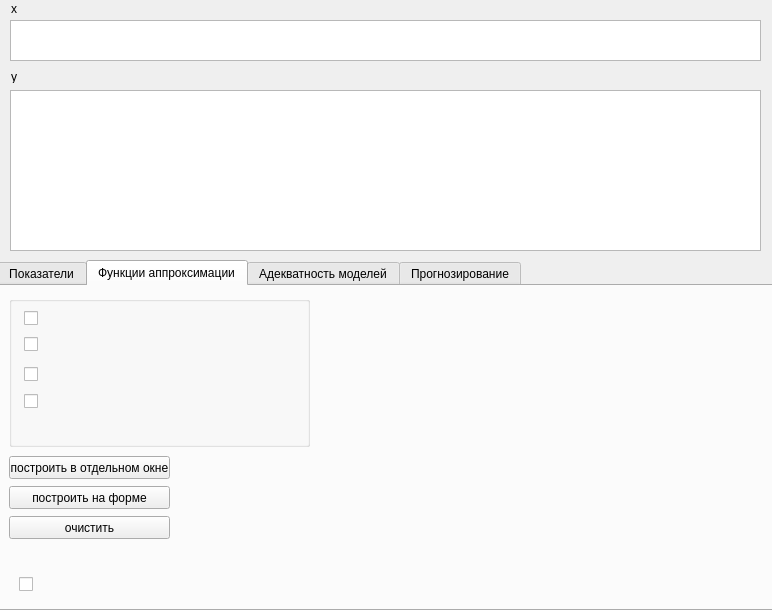
<?xml version="1.0" encoding="UTF-8"?>
<ui version="4.0">
 <class>mainwindow</class>
 <widget class="QMainWindow" name="mainwindow">
  <property name="windowModality">
   <enum>Qt::ApplicationModal</enum>
  </property>
  <property name="enabled">
   <bool>true</bool>
  </property>
  <property name="geometry">
   <rect>
    <x>0</x>
    <y>0</y>
    <width>772</width>
    <height>610</height>
   </rect>
  </property>
  <property name="sizePolicy">
   <sizepolicy hsizetype="Fixed" vsizetype="Fixed">
    <horstretch>0</horstretch>
    <verstretch>0</verstretch>
   </sizepolicy>
  </property>
  <property name="windowTitle">
   <string>Прогнозирование локальных показателей</string>
  </property>
  <property name="windowIcon">
   <iconset>
    <normaloff>icon.png</normaloff>icon.png</iconset>
  </property>
  <widget class="QWidget" name="centralwidget">
   <widget class="QTabWidget" name="tabwidget">
    <property name="enabled">
     <bool>true</bool>
    </property>
    <property name="geometry">
     <rect>
      <x>-3</x>
      <y>260</y>
      <width>781</width>
      <height>351</height>
     </rect>
    </property>
    <property name="sizePolicy">
     <sizepolicy hsizetype="Preferred" vsizetype="Preferred">
      <horstretch>0</horstretch>
      <verstretch>0</verstretch>
     </sizepolicy>
    </property>
    <property name="autoFillBackground">
     <bool>false</bool>
    </property>
    <property name="tabPosition">
     <enum>QTabWidget::North</enum>
    </property>
    <property name="tabShape">
     <enum>QTabWidget::Rounded</enum>
    </property>
    <property name="currentIndex">
     <number>1</number>
    </property>
    <property name="elideMode">
     <enum>Qt::ElideNone</enum>
    </property>
    <property name="movable">
     <bool>false</bool>
    </property>
    <widget class="QWidget" name="tab_a">
     <property name="focusPolicy">
      <enum>Qt::TabFocus</enum>
     </property>
     <attribute name="title">
      <string>Показатели</string>
     </attribute>
     <widget class="QTableView" name="tableview">
      <property name="geometry">
       <rect>
        <x>10</x>
        <y>70</y>
        <width>751</width>
        <height>241</height>
       </rect>
      </property>
      <attribute name="horizontalHeaderVisible">
       <bool>false</bool>
      </attribute>
      <attribute name="verticalHeaderVisible">
       <bool>false</bool>
      </attribute>
     </widget>
     <widget class="QLineEdit" name="textbox_file">
      <property name="geometry">
       <rect>
        <x>11</x>
        <y>12</y>
        <width>661</width>
        <height>20</height>
       </rect>
      </property>
     </widget>
     <widget class="QPushButton" name="button_open">
      <property name="geometry">
       <rect>
        <x>690</x>
        <y>10</y>
        <width>71</width>
        <height>23</height>
       </rect>
      </property>
      <property name="layoutDirection">
       <enum>Qt::LeftToRight</enum>
      </property>
      <property name="text">
       <string>...</string>
      </property>
      <property name="autoDefault">
       <bool>false</bool>
      </property>
      <property name="default">
       <bool>false</bool>
      </property>
      <property name="flat">
       <bool>false</bool>
      </property>
     </widget>
     <widget class="QPushButton" name="button_x">
      <property name="geometry">
       <rect>
        <x>10</x>
        <y>40</y>
        <width>71</width>
        <height>23</height>
       </rect>
      </property>
      <property name="text">
       <string>x</string>
      </property>
     </widget>
     <widget class="QPushButton" name="button_y">
      <property name="geometry">
       <rect>
        <x>100</x>
        <y>40</y>
        <width>71</width>
        <height>23</height>
       </rect>
      </property>
      <property name="text">
       <string>y</string>
      </property>
     </widget>
    </widget>
    <widget class="QWidget" name="tab_b">
     <attribute name="title">
      <string>Функции аппроксимации</string>
     </attribute>
     <widget class="QGroupBox" name="groupbox">
      <property name="geometry">
       <rect>
        <x>10</x>
        <y>10</y>
        <width>301</width>
        <height>151</height>
       </rect>
      </property>
      <property name="title">
       <string/>
      </property>
      <widget class="QLabel" name="label_1">
       <property name="geometry">
        <rect>
         <x>40</x>
         <y>8</y>
         <width>91</width>
         <height>21</height>
        </rect>
       </property>
       <property name="text">
        <string/>
       </property>
       <property name="pixmap">
        <pixmap>f1.PNG</pixmap>
       </property>
      </widget>
      <widget class="QLabel" name="label_2">
       <property name="geometry">
        <rect>
         <x>40</x>
         <y>30</y>
         <width>101</width>
         <height>31</height>
        </rect>
       </property>
       <property name="text">
        <string/>
       </property>
       <property name="pixmap">
        <pixmap>f4.PNG</pixmap>
       </property>
      </widget>
      <widget class="QLabel" name="label_3">
       <property name="geometry">
        <rect>
         <x>40</x>
         <y>60</y>
         <width>261</width>
         <height>31</height>
        </rect>
       </property>
       <property name="text">
        <string/>
       </property>
       <property name="pixmap">
        <pixmap>f3.PNG</pixmap>
       </property>
      </widget>
      <widget class="QCheckBox" name="checkbox_1">
       <property name="enabled">
        <bool>true</bool>
       </property>
       <property name="geometry">
        <rect>
         <x>15</x>
         <y>14</y>
         <width>21</width>
         <height>17</height>
        </rect>
       </property>
       <property name="text">
        <string/>
       </property>
       <property name="checked">
        <bool>false</bool>
       </property>
      </widget>
      <widget class="QCheckBox" name="checkbox_2">
       <property name="geometry">
        <rect>
         <x>15</x>
         <y>40</y>
         <width>21</width>
         <height>17</height>
        </rect>
       </property>
       <property name="text">
        <string/>
       </property>
      </widget>
      <widget class="QCheckBox" name="checkbox_3">
       <property name="geometry">
        <rect>
         <x>15</x>
         <y>70</y>
         <width>21</width>
         <height>16</height>
        </rect>
       </property>
       <property name="text">
        <string/>
       </property>
      </widget>
      <widget class="QCheckBox" name="checkbox_4">
       <property name="geometry">
        <rect>
         <x>15</x>
         <y>97</y>
         <width>21</width>
         <height>16</height>
        </rect>
       </property>
       <property name="text">
        <string/>
       </property>
      </widget>
      <widget class="QLabel" name="label_5">
       <property name="geometry">
        <rect>
         <x>40</x>
         <y>86</y>
         <width>261</width>
         <height>31</height>
        </rect>
       </property>
       <property name="text">
        <string/>
       </property>
       <property name="textFormat">
        <enum>Qt::AutoText</enum>
       </property>
       <property name="pixmap">
        <pixmap>f2.PNG</pixmap>
       </property>
       <property name="wordWrap">
        <bool>false</bool>
       </property>
      </widget>
     </widget>
     <widget class="QPushButton" name="button_trend">
      <property name="geometry">
       <rect>
        <x>10</x>
        <y>170</y>
        <width>161</width>
        <height>23</height>
       </rect>
      </property>
      <property name="text">
       <string>построить в отдельном окне</string>
      </property>
     </widget>
     <widget class="QWidget" name="widget_plt" native="true">
      <property name="geometry">
       <rect>
        <x>320</x>
        <y>10</y>
        <width>441</width>
        <height>301</height>
       </rect>
      </property>
     </widget>
     <widget class="QPushButton" name="button_clear">
      <property name="geometry">
       <rect>
        <x>10</x>
        <y>230</y>
        <width>161</width>
        <height>23</height>
       </rect>
      </property>
      <property name="text">
       <string>очистить</string>
      </property>
     </widget>
     <widget class="QPushButton" name="button_trend_form">
      <property name="geometry">
       <rect>
        <x>10</x>
        <y>200</y>
        <width>161</width>
        <height>23</height>
       </rect>
      </property>
      <property name="text">
       <string>построить на форме</string>
      </property>
     </widget>
     <widget class="QCheckBox" name="checkbox_5">
      <property name="geometry">
       <rect>
        <x>20</x>
        <y>290</y>
        <width>21</width>
        <height>16</height>
       </rect>
      </property>
      <property name="text">
       <string/>
      </property>
     </widget>
     <widget class="QLabel" name="label_6">
      <property name="geometry">
       <rect>
        <x>45</x>
        <y>285</y>
        <width>91</width>
        <height>21</height>
       </rect>
      </property>
      <property name="text">
       <string/>
      </property>
      <property name="pixmap">
       <pixmap>f.png</pixmap>
      </property>
     </widget>
    </widget>
    <widget class="QWidget" name="tab_c">
     <attribute name="title">
      <string>Адекватность моделей</string>
     </attribute>
     <widget class="QTextEdit" name="text_check">
      <property name="geometry">
       <rect>
        <x>10</x>
        <y>10</y>
        <width>751</width>
        <height>301</height>
       </rect>
      </property>
      <property name="font">
       <font>
        <family>Courier New</family>
        <pointsize>10</pointsize>
       </font>
      </property>
     </widget>
    </widget>
    <widget class="QWidget" name="tab_d">
     <attribute name="title">
      <string>Прогнозирование</string>
     </attribute>
     <widget class="QTableView" name="table_res">
      <property name="geometry">
       <rect>
        <x>10</x>
        <y>40</y>
        <width>751</width>
        <height>271</height>
       </rect>
      </property>
      <property name="selectionBehavior">
       <enum>QAbstractItemView::SelectRows</enum>
      </property>
      <attribute name="horizontalHeaderVisible">
       <bool>false</bool>
      </attribute>
      <attribute name="verticalHeaderVisible">
       <bool>false</bool>
      </attribute>
     </widget>
     <widget class="QPushButton" name="button_export">
      <property name="geometry">
       <rect>
        <x>685</x>
        <y>10</y>
        <width>75</width>
        <height>23</height>
       </rect>
      </property>
      <property name="text">
       <string>экспорт</string>
      </property>
     </widget>
     <widget class="QLineEdit" name="textbox_x_new">
      <property name="geometry">
       <rect>
        <x>60</x>
        <y>10</y>
        <width>151</width>
        <height>20</height>
       </rect>
      </property>
     </widget>
     <widget class="QLabel" name="label_x_new">
      <property name="geometry">
       <rect>
        <x>10</x>
        <y>13</y>
        <width>46</width>
        <height>13</height>
       </rect>
      </property>
      <property name="text">
       <string>x*</string>
      </property>
     </widget>
     <widget class="QLineEdit" name="textbox_file_exp">
      <property name="geometry">
       <rect>
        <x>230</x>
        <y>10</y>
        <width>441</width>
        <height>20</height>
       </rect>
      </property>
     </widget>
    </widget>
   </widget>
   <widget class="QTableView" name="table_y">
    <property name="geometry">
     <rect>
      <x>10</x>
      <y>90</y>
      <width>751</width>
      <height>161</height>
     </rect>
    </property>
    <property name="selectionBehavior">
     <enum>QAbstractItemView::SelectRows</enum>
    </property>
    <attribute name="horizontalHeaderVisible">
     <bool>false</bool>
    </attribute>
    <attribute name="verticalHeaderVisible">
     <bool>false</bool>
    </attribute>
   </widget>
   <widget class="QTableView" name="table_x">
    <property name="geometry">
     <rect>
      <x>10</x>
      <y>20</y>
      <width>751</width>
      <height>41</height>
     </rect>
    </property>
    <property name="selectionBehavior">
     <enum>QAbstractItemView::SelectRows</enum>
    </property>
    <attribute name="horizontalHeaderVisible">
     <bool>false</bool>
    </attribute>
    <attribute name="verticalHeaderVisible">
     <bool>false</bool>
    </attribute>
   </widget>
   <widget class="QLabel" name="label_x">
    <property name="geometry">
     <rect>
      <x>11</x>
      <y>2</y>
      <width>46</width>
      <height>13</height>
     </rect>
    </property>
    <property name="text">
     <string>x</string>
    </property>
   </widget>
   <widget class="QLabel" name="label_y">
    <property name="geometry">
     <rect>
      <x>11</x>
      <y>70</y>
      <width>46</width>
      <height>13</height>
     </rect>
    </property>
    <property name="text">
     <string>y</string>
    </property>
   </widget>
  </widget>
 </widget>
 <resources>
  <include location="res.qrc"/>
 </resources>
 <connections/>
</ui>
